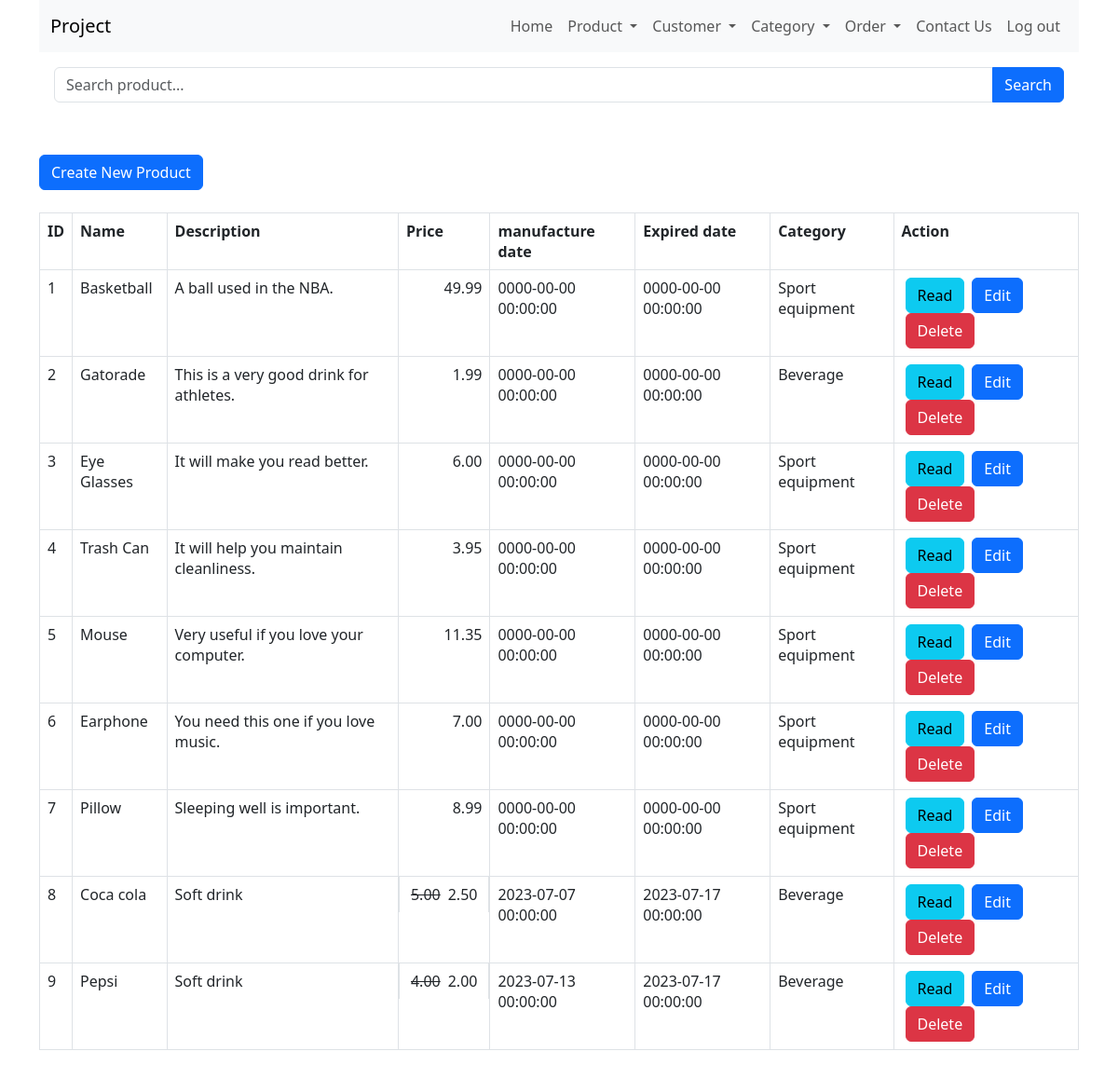
Before: /product_read.php with the older database file.
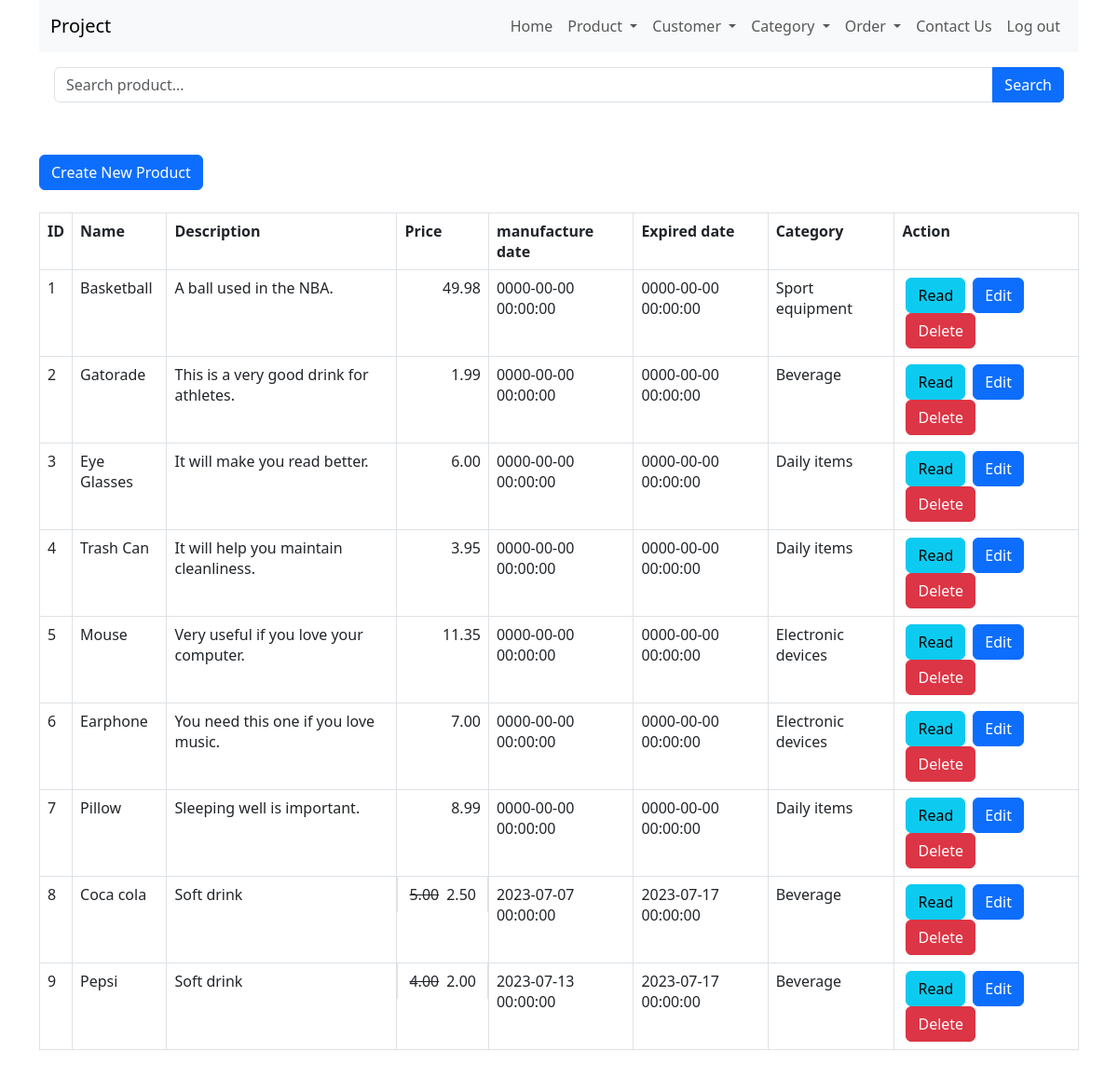
After: the same page with the newer database file.
### tables this page shows
CREATE TABLE `products` (
  `id` int(11) NOT NULL,
  `name` varchar(128) NOT NULL,
  `category_id` int(11) NOT NULL,
  `description` text NOT NULL,
  `price` double NOT NULL,
  `promote_price` float NOT NULL,
  `manufacture_date` datetime NOT NULL,
  `expired_date` datetime NOT NULL,
  `created` datetime NOT NULL,
  `modified` timestamp NOT NULL DEFAULT current_timestamp() ON UPDATE current_timestamp()
);

CREATE TABLE `category` (
  `category_id` int(11) NOT NULL,
  `category_name` varchar(20) NOT NULL,
  `description` text NOT NULL
);

### product_read.php (the view, shortened to what this page needs)
<html lang="en">
<head>
    <link href="https://cdn.jsdelivr.net/npm/bootstrap@5.3.0/dist/css/bootstrap.min.css" rel="stylesheet">
</head>
<body>
    <div class="container">
        <?php
        include 'menu/menu.php';
        ?>
        <?php
        include 'config/database.php';
        $searchKeyword = isset($_GET['search']) ? $_GET['search'] : '';
        $query = "SELECT products.id, products.name, products.description, products.price, products.promote_price, products.manufacture_date, products.expired_date, category.category_name FROM products INNER JOIN category ON products.category_id = category.category_id";
        $query .= " ORDER BY products.id ASC";
        $stmt = $con->prepare($query);
        $stmt->execute();
        $num = $stmt->rowCount();
        echo '<div class="p-3">
            <form method="GET" action="">
                <div class="input-group mb-3">
                    <input type="text" class="form-control" name="search" placeholder="Search product..." value="' . str_replace('%', '', $searchKeyword) . '">
                    <button class="btn btn-primary" type="submit">Search</button>
                </div>
            </form>
        </div>';
        echo "<br><div><a href='product_create.php' class='btn btn-primary m-b-1em'>Create New Product</a></div>" . "<br>";
        if ($num > 0) {
            echo "<table id='product_table' class='table table-hover table-responsive table-bordered'>";
            echo "<tr>";
            echo "<th>ID</th>";
            echo "<th>Name</th>";
            echo "<th>Description</th>";
            echo "<th>Price</th>";
            echo "<th>manufacture date</th>";
            echo "<th>Expired date</th>";
            echo "<th>Category</th>";
            echo "<th>Action</th>";
            echo "</tr>";
            while ($row = $stmt->fetch(PDO::FETCH_ASSOC)) {
                extract($row);
                $decimalprice = number_format((float)$price, 2, '.', '');
                $decimalpromote = number_format((float)$promote_price, 2, '.', '');
                echo "<tr>";
                echo "<td>{$id}</td>";
                echo "<td>{$name}</td>";
                echo "<td>{$description}</td>";
                if ($promote_price < $decimalprice && $promote_price > 0) {
                    echo "<td class = 'd-flex justify-content-end'><div class = 'mx-1 text-decoration-line-through'>{$decimalprice}</div><div class = 'mx-1'>{$decimalpromote}</div></td>";
                } else {
                    echo "<td class = 'text-end'>{$decimalprice}</td>";
                }
                echo "<td>{$manufacture_date}</td>";
                echo "<td>{$expired_date}</td>";
                echo "<td>{$category_name}</td>";
                echo "<td>";
                echo "<a href='product_read_one.php?id={$id}' class='btn btn-info m-r-1em mx-1'>Read</a>";
                echo "<a href='product_update.php?id={$id}' class='btn btn-primary m-r-1em mx-1'>Edit</a>";
                echo "<a href='#' onclick='delete_product({$id});'  class='btn btn-danger mx-1'>Delete</a>";
                echo "</td>";
                echo "</tr>";
            }
            echo "</table>";
        } else {
            echo "<div class='alert alert-danger'>No records found.</div>";
        }
        ?>
    </div>
</body>
</html>

Changed rows visible on the page:
changed products "Basketball": price "49.99" → "49.98"
changed products "Eye Glasses": category.category_name "Sport equipment" → "Daily items"
changed products "Trash Can": category.category_name "Sport equipment" → "Daily items"
changed products "Mouse": category.category_name "Sport equipment" → "Electronic devices"
changed products "Earphone": category.category_name "Sport equipment" → "Electronic devices"
changed products "Pillow": category.category_name "Sport equipment" → "Daily items"
